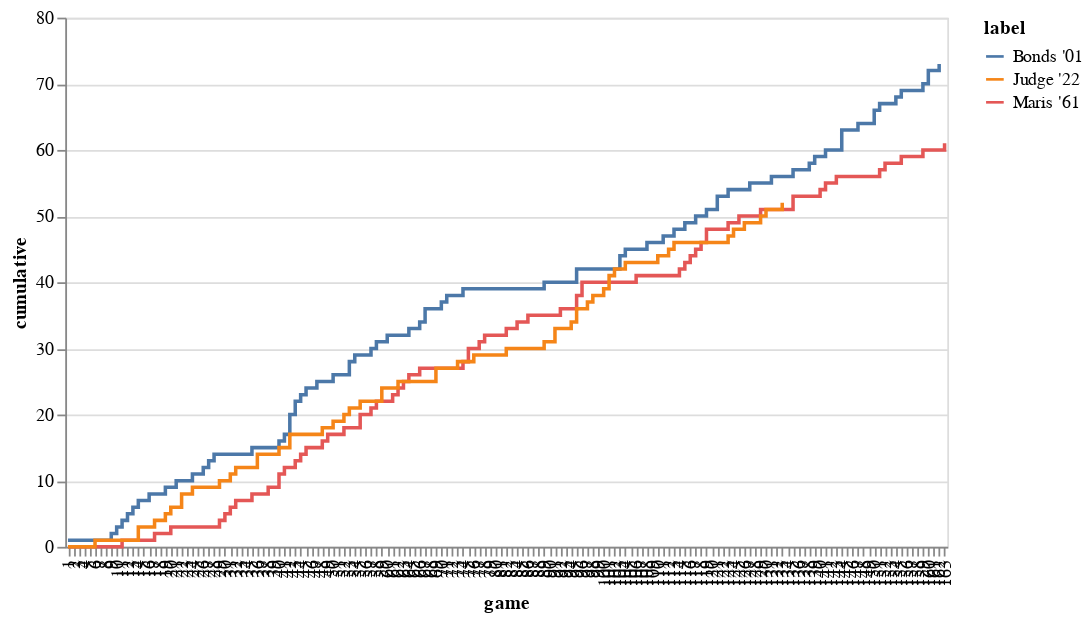

Source (notebook cell):
### Code cell
alt.Chart(filtered_df).mark_line(interpolate='step-after').encode(
    x=alt.X("game:O"),
    y=alt.Y("cumulative:Q"),
    color=alt.Color("label:N")
).properties(width=500)

### Figure 1 — Vega-Lite specification as saved in the notebook (floating-point values rounded to 4 significant figures; data arrays with more than 128 entries replaced by an {"elided": "..."} marker saying what was removed)
{"config": {"view": {"continuousWidth": 400, "continuousHeight": 300}}, "data": {"name": "data-5865f445367fdb945ad994dd8d5ddad0"}, "mark": {"type": "line", "interpolate": "step-after"}, "encoding": {"color": {"field": "label", "type": "nominal"}, "x": {"field": "game", "type": "ordinal"}, "y": {"field": "cumulative", "type": "quantitative"}}, "width": 500, "$schema": "https://vega.github.io/schema/vega-lite/v4.17.0.json", "datasets": {"data-5865f445367fdb945ad994dd8d5ddad0": {"elided": "443 records"}}}
